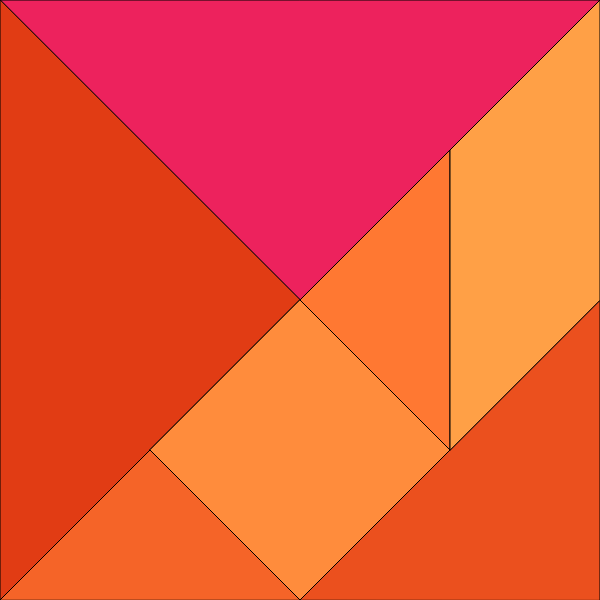
Frame 1 (no input)
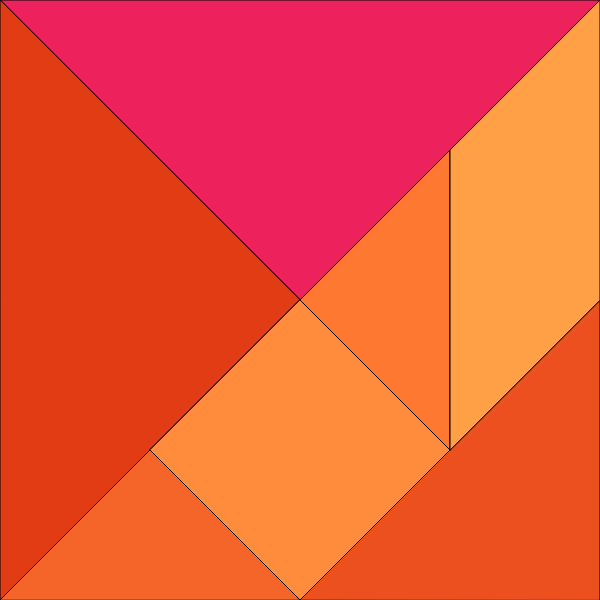
Frame 60 (no input)
Frame 120 (the mouse pressed at the canvas centre since frame 60): identical to frame 60, image omitted

The p5.js sketch that drew these frames (run headless with seeded random() and noise() and a simulated clock; from frame 60 on, the mouse is pressed at the canvas centre):

// p5.js sketch
// ── sketch.js
function setup() {
  createCanvas(600, 600);
  frameRate(60);
  colorPicker1 = createColorPicker('#ed225d');
  colorPicker1.position(0, height + 5);
  
}

function draw() {
  fill(colorPicker1.color());  triangle(0, 0, 600, 0, 300, 300);
  triangle(0, 0, 600, 0, 300, 300);
  fill(225, 60, 20);
  triangle(0, 0, 0, 600, 300, 300);
  fill(235, 80, 30);
  triangle(300, 600, 600, 300, 600, 600);
  fill(245, 100, 40);
  triangle(0, 600, 150, 450, 300, 600);
  fill(255, 120, 50);
  triangle(300, 300, 450, 150, 450, 450);
  fill(265, 140, 60);
  quad(150, 450, 300, 600, 450, 450, 300, 300);
  fill(275, 160, 70);
  quad(450, 450, 450, 150, 600, 0, 600, 300);

}
